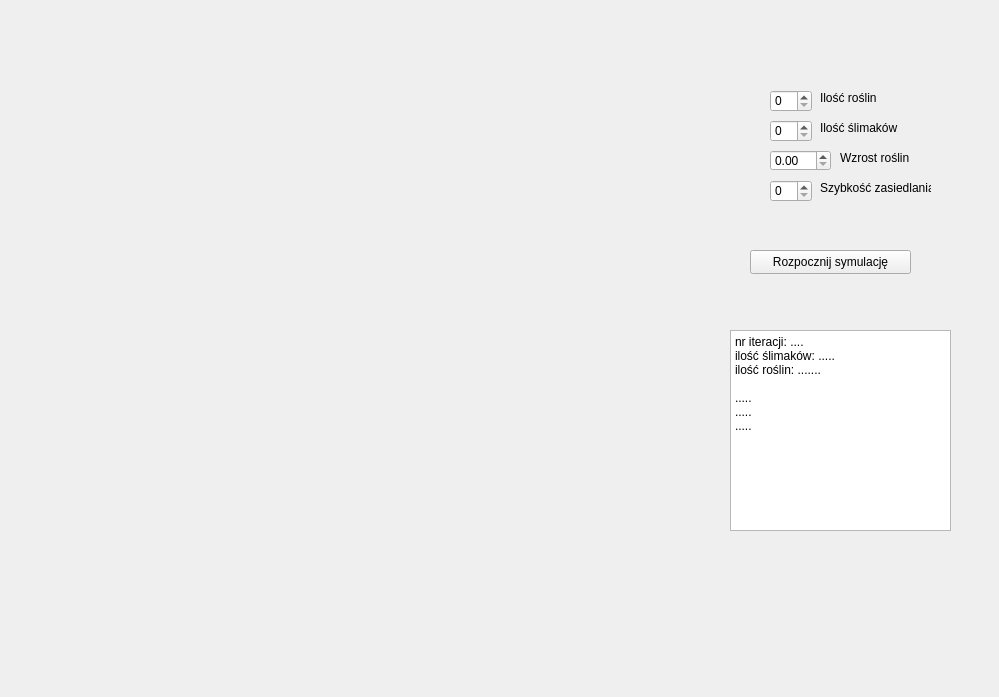
<?xml version="1.0" encoding="UTF-8"?>
<ui version="4.0">
 <class>WizualizatorSymulacji</class>
 <widget class="QWidget" name="WizualizatorSymulacji">
  <property name="geometry">
   <rect>
    <x>0</x>
    <y>0</y>
    <width>999</width>
    <height>697</height>
   </rect>
  </property>
  <property name="windowTitle">
   <string>WizualizatorSymulacji</string>
  </property>
  <widget class="QLabel" name="label_3">
   <property name="geometry">
    <rect>
     <x>840</x>
     <y>150</y>
     <width>81</width>
     <height>16</height>
    </rect>
   </property>
   <property name="text">
    <string>Wzrost roślin</string>
   </property>
  </widget>
  <widget class="QPushButton" name="pushButton">
   <property name="geometry">
    <rect>
     <x>750</x>
     <y>250</y>
     <width>161</width>
     <height>24</height>
    </rect>
   </property>
   <property name="text">
    <string>Rozpocznij symulację</string>
   </property>
  </widget>
  <widget class="QPlainTextEdit" name="plainTextEdit">
   <property name="geometry">
    <rect>
     <x>730</x>
     <y>330</y>
     <width>221</width>
     <height>201</height>
    </rect>
   </property>
   <property name="plainText">
    <string>nr iteracji: ....
ilość ślimaków: .....
ilość roślin: .......

.....
.....
.....</string>
   </property>
  </widget>
  <widget class="QSpinBox" name="iloscSlimakow">
   <property name="geometry">
    <rect>
     <x>770</x>
     <y>120</y>
     <width>42</width>
     <height>22</height>
    </rect>
   </property>
  </widget>
  <widget class="QDoubleSpinBox" name="wzrostRoslin">
   <property name="geometry">
    <rect>
     <x>770</x>
     <y>150</y>
     <width>61</width>
     <height>21</height>
    </rect>
   </property>
  </widget>
  <widget class="QWidget" name="widget" native="true">
   <property name="geometry">
    <rect>
     <x>30</x>
     <y>70</y>
     <width>601</width>
     <height>461</height>
    </rect>
   </property>
  </widget>
  <widget class="QSpinBox" name="szybkoscZasiedlania">
   <property name="geometry">
    <rect>
     <x>770</x>
     <y>180</y>
     <width>42</width>
     <height>22</height>
    </rect>
   </property>
  </widget>
  <widget class="QLabel" name="label">
   <property name="geometry">
    <rect>
     <x>820</x>
     <y>90</y>
     <width>81</width>
     <height>16</height>
    </rect>
   </property>
   <property name="text">
    <string>Ilość roślin</string>
   </property>
  </widget>
  <widget class="QLabel" name="label_4">
   <property name="geometry">
    <rect>
     <x>820</x>
     <y>180</y>
     <width>111</width>
     <height>16</height>
    </rect>
   </property>
   <property name="text">
    <string>Szybkość zasiedlania</string>
   </property>
  </widget>
  <widget class="QSpinBox" name="iloscRoslin">
   <property name="geometry">
    <rect>
     <x>770</x>
     <y>90</y>
     <width>42</width>
     <height>22</height>
    </rect>
   </property>
  </widget>
  <widget class="QLabel" name="label_2">
   <property name="geometry">
    <rect>
     <x>820</x>
     <y>120</y>
     <width>81</width>
     <height>16</height>
    </rect>
   </property>
   <property name="text">
    <string>Ilość ślimaków</string>
   </property>
  </widget>
 </widget>
 <resources/>
 <connections/>
</ui>
